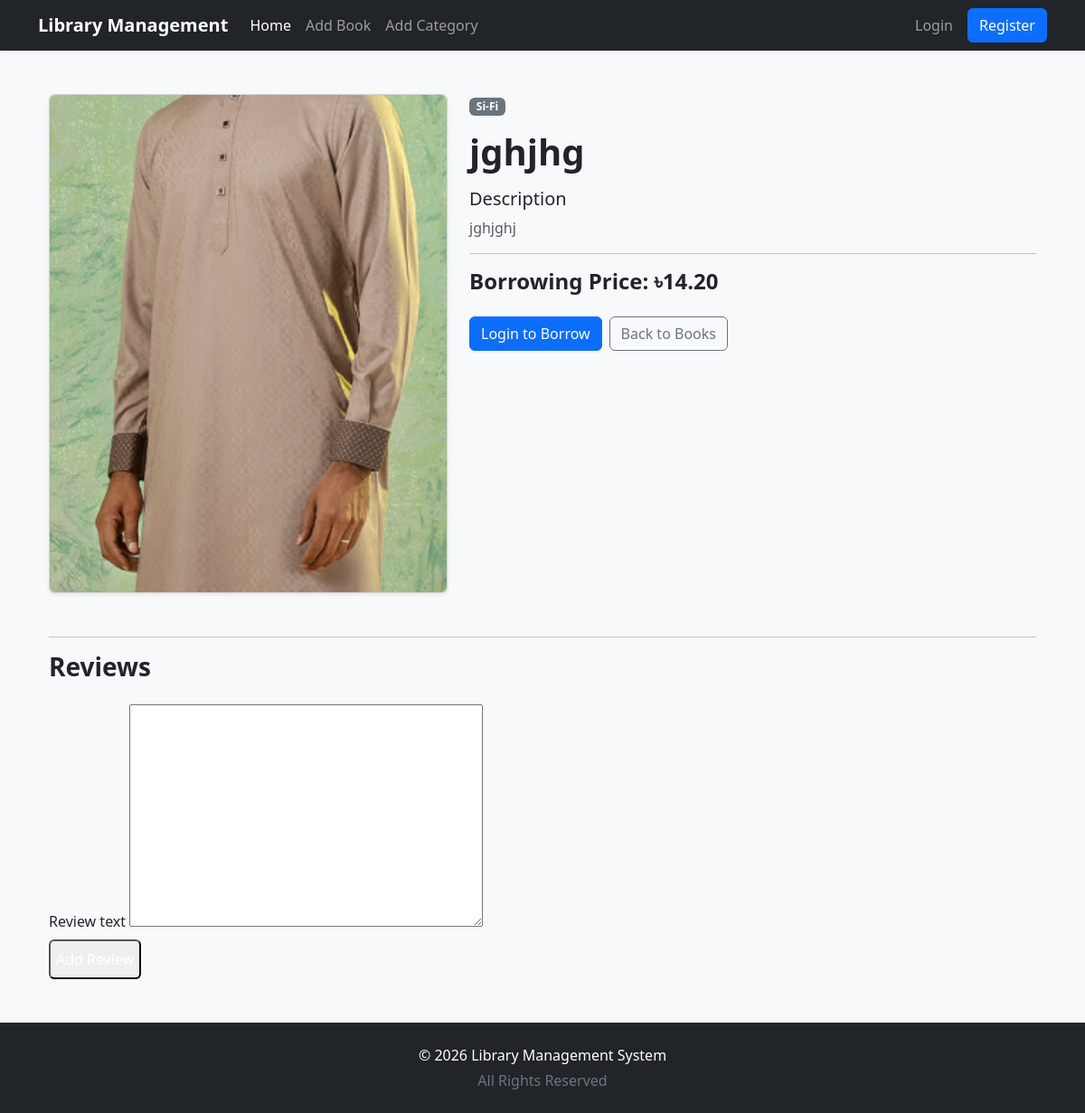
/books/book-details/1/, run on the app's committed database.
### books/models.py (models this page shows, shortened)
class Book(models.Model):
    title = models.CharField(max_length=200)
    description = models.TextField()
    category = models.ForeignKey('Category', on_delete=models.CASCADE, related_name = 'books')
    image = models.ImageField(upload_to="books/images/")
    borrowing_price = models.DecimalField(max_digits=6, decimal_places=2)

class Category(models.Model):
    name = models.CharField(max_length = 50)
    description = models.TextField()

### books/views.py (the view)
# urls.py: path('book-details/<int:pk>/',bookDetails,name='book_details'),
def bookDetails(request,pk):
    book = Book.objects.get(pk=pk) ## get the current book object using pk
    if request.method == 'POST':
        form = UserReviewForm(request.POST)
        if form.is_valid():
            if UserReview.objects.filter(book=book,user=request.user).exists():
                form.add_error(None,"")
            else:
                review = form.save(commit=False) ## Create a new UserReview instance but didn't save it to the database yet
                review.book = book ## Assign the current book object to the book field of the UserReview instance
                review.user = request.user ## Assign the current logged-in user to the user field of the UserReview instance
                review.save() ## Save the UserReview instance to the database
    else:
        form = UserReviewForm()
    reviews = book.reviews.all() ## get all the reviews of the current book object using related_name 'reviews' in UserReview model
    return render(request,'book_details.html',{'book':book,'reviews':reviews,'form':form}) ## pass the current book object, all reviews of the current book object and the review

### books/forms.py
class UserReviewForm(forms.ModelForm):
    class Meta:
        model = UserReview
        fields = ["review_text"] ## ONLY REVIEW TEXT IS REQUIRED FROM USER, BOOK AND USER WILL BE AUTOMATICALLY ADDED IN VIEWS.PY

### books/templates/book_details.html (shortened to what this page needs)
{% extends 'base.html' %}
{% load static %}
{% block body %}
<div class="container py-4">
    <div class="row g-4 align-items-start">
        <div class="col-md-5">
            <div class="card shadow-sm">
                {% if book.image %}
                    <img
                        src="{{ book.image.url }}"
                        class="img-fluid rounded"
                        alt="{{ book.title }}"
                        style="width: 100%; max-height: 550px; object-fit: cover;">
                {% endif %}
            </div>
        </div>
        <div class="col-md-7">
            <span class="badge bg-secondary mb-3">
                {{ book.category.name }}
            </span>
            <h1 class="fw-bold mb-3">
                {{ book.title }}
            </h1>
            <h5>Description</h5>
            <p class="text-muted">
                {{ book.description }}
            </p>
            <hr>
            <h4 class="fw-bold mb-4">
                Borrowing Price: ৳{{ book.borrowing_price }}
            </h4>
            <div class="d-flex gap-2">
                {% if request.user.is_authenticated %}
                    <a href="{% url 'borrow_book' book.pk %}"
                       class="btn btn-danger">
                        Borrow Book
                    </a>
                {% else %}
                    <a href="{% url 'user_login' %}"
                       class="btn btn-primary">
                        Login to Borrow
                    </a>
                {% endif %}
                <a href="{% url 'home' %}"
                   class="btn btn-outline-secondary">
                    Back to Books
                </a>
            </div>
        </div>
    </div>
    <div class="mt-5">
        <hr>
        <h3 class="fw-bold mb-4">
            Reviews
        </h3>
         <form method="post">
        {% for field in form %}
            <div class="mb-6">
                <label
                    class="block uppercase tracking-wide text-gray-700 text-xs font-bold mb-2"
                    for="{{ field.id_for_label }}">
                    {{ field.label }}
                </label>
                {{ field }}
            </div>
        {% endfor %}
        <div class="flex justify-end mt-6">
            <button
                type="submit"
                class="bg-blue-600 hover:bg-blue-700 text-white font-bold py-2 px-6 rounded focus:outline-none focus:shadow-outline">
            </button>
        </div>
    </form>
    </div>
</div>
{% endblock %}

### data on the page
Book: image (picture), category.name "Si-Fi", title "jghjhg", description "jghjghj", borrowing_price "14.20"

### other printed values
{{ field.label }} "Review text"
